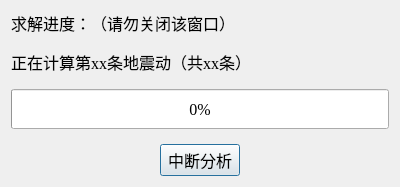
<?xml version="1.0" encoding="UTF-8"?>
<ui version="4.0">
 <class>win_run</class>
 <widget class="QDialog" name="win_run">
  <property name="geometry">
   <rect>
    <x>0</x>
    <y>0</y>
    <width>400</width>
    <height>187</height>
   </rect>
  </property>
  <property name="font">
   <font>
    <family>Times New Roman</family>
    <pointsize>12</pointsize>
   </font>
  </property>
  <property name="windowTitle">
   <string>正在运行...</string>
  </property>
  <property name="windowIcon">
   <iconset resource="../resource_rc/resource.qrc">
    <normaloff>:/插图/N.png</normaloff>:/插图/N.png</iconset>
  </property>
  <layout class="QVBoxLayout" name="verticalLayout">
   <item>
    <widget class="QLabel" name="label">
     <property name="text">
      <string>求解进度：（请勿关闭该窗口）</string>
     </property>
    </widget>
   </item>
   <item>
    <spacer name="verticalSpacer_3">
     <property name="orientation">
      <enum>Qt::Vertical</enum>
     </property>
     <property name="sizeHint" stdset="0">
      <size>
       <width>20</width>
       <height>5</height>
      </size>
     </property>
    </spacer>
   </item>
   <item>
    <widget class="QLabel" name="label_2">
     <property name="text">
      <string>正在计算第xx条地震动（共xx条）</string>
     </property>
    </widget>
   </item>
   <item>
    <spacer name="verticalSpacer">
     <property name="orientation">
      <enum>Qt::Vertical</enum>
     </property>
     <property name="sizeHint" stdset="0">
      <size>
       <width>20</width>
       <height>4</height>
      </size>
     </property>
    </spacer>
   </item>
   <item>
    <widget class="QProgressBar" name="progressBar">
     <property name="minimumSize">
      <size>
       <width>0</width>
       <height>40</height>
      </size>
     </property>
     <property name="value">
      <number>0</number>
     </property>
    </widget>
   </item>
   <item>
    <spacer name="verticalSpacer_2">
     <property name="orientation">
      <enum>Qt::Vertical</enum>
     </property>
     <property name="sizeHint" stdset="0">
      <size>
       <width>20</width>
       <height>5</height>
      </size>
     </property>
    </spacer>
   </item>
   <item>
    <layout class="QHBoxLayout" name="horizontalLayout">
     <item>
      <spacer name="horizontalSpacer">
       <property name="orientation">
        <enum>Qt::Horizontal</enum>
       </property>
       <property name="sizeHint" stdset="0">
        <size>
         <width>40</width>
         <height>20</height>
        </size>
       </property>
      </spacer>
     </item>
     <item>
      <widget class="QPushButton" name="pushButton">
       <property name="minimumSize">
        <size>
         <width>0</width>
         <height>30</height>
        </size>
       </property>
       <property name="text">
        <string>中断分析</string>
       </property>
      </widget>
     </item>
     <item>
      <spacer name="horizontalSpacer_2">
       <property name="orientation">
        <enum>Qt::Horizontal</enum>
       </property>
       <property name="sizeHint" stdset="0">
        <size>
         <width>40</width>
         <height>20</height>
        </size>
       </property>
      </spacer>
     </item>
    </layout>
   </item>
  </layout>
 </widget>
 <resources>
  <include location="../resource_rc/resource.qrc"/>
 </resources>
 <connections/>
</ui>
